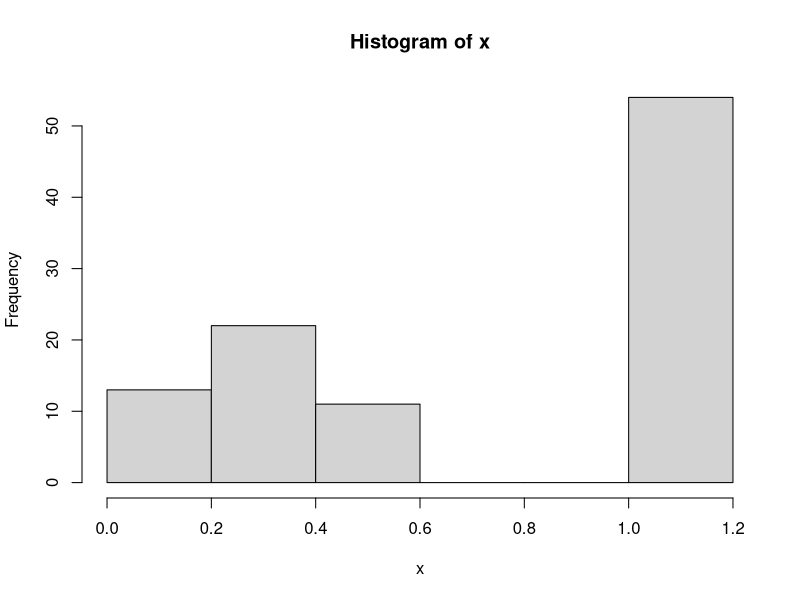

The R script that drew this image:
## ---- chunk 1
set.seed(2043872)
u <- runif(100)
x <- 1/2 -0.5*(1-2*u)*(u<0.5) + (u/2)^0.5 * (u>0.5)
hist(x)
